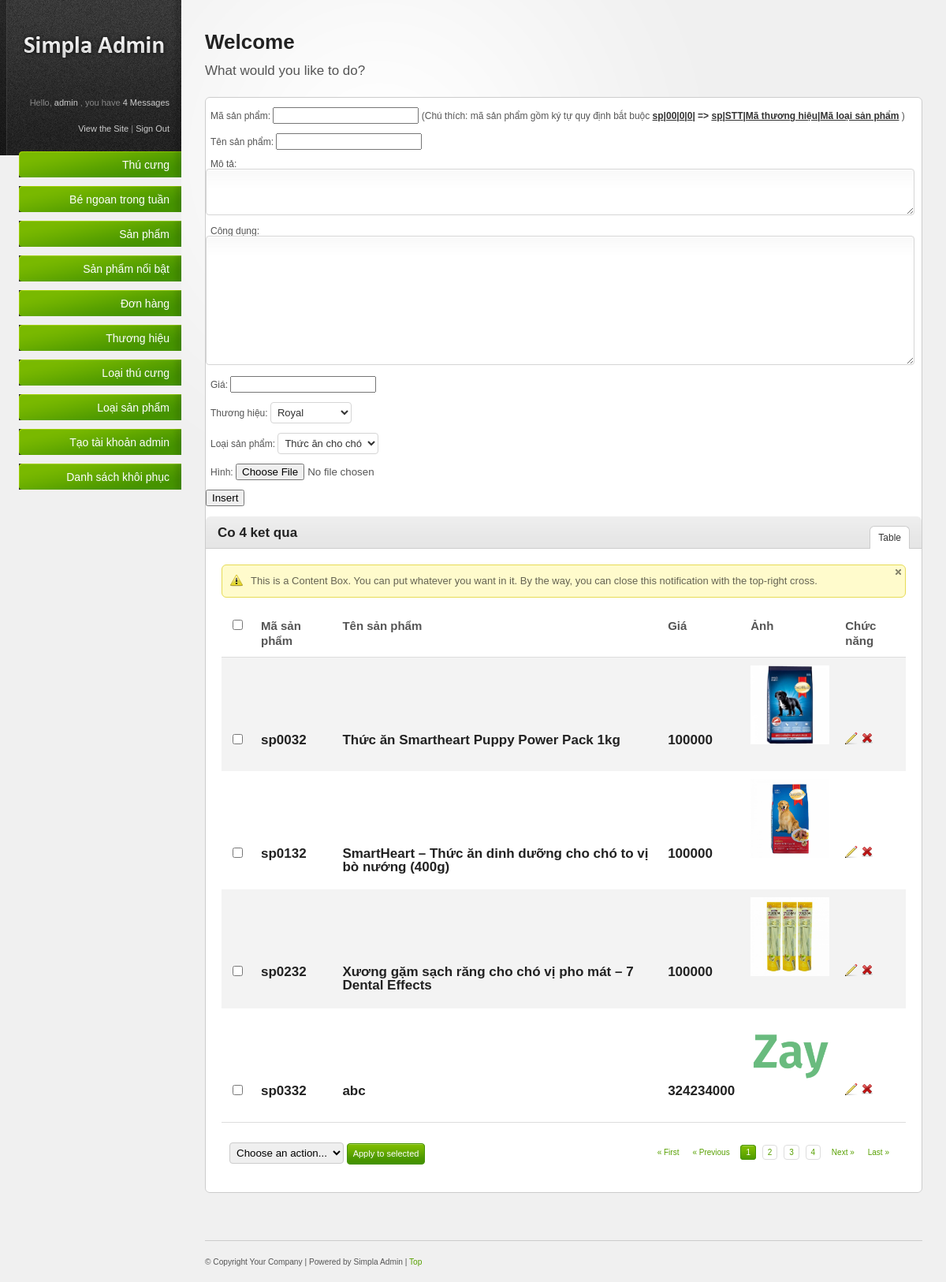
Page /admin/sanpham.php (signed in) on the committed database.
### tables this page shows
CREATE TABLE `sanpham` (
  `masp` char(10) NOT NULL,
  `tensp` varchar(100) NOT NULL,
  `mota` text NOT NULL,
  `congdung` text NOT NULL,
  `gia` float NOT NULL,
  `math` int(11) NOT NULL,
  `loaisp` int(11) NOT NULL,
  `hinh` varchar(50) NOT NULL,
  `xoa` tinyint(1) NOT NULL DEFAULT '0',
  PRIMARY KEY (`masp`),
  KEY `math` (`math`),
  KEY `loaisp` (`loaisp`),
  CONSTRAINT `FK_sanpham_loaisp` FOREIGN KEY (`loaisp`) REFERENCES `loaisp` (`maloai`) ON DELETE NO ACTION ON UPDATE CASCADE,
  CONSTRAINT `FK_sanpham_thuonghieu` FOREIGN KEY (`math`) REFERENCES `thuonghieu` (`math`) ON DELETE NO ACTION ON UPDATE CASCADE
);

### admin/pages/content_box_2.php (the view, shortened to what this page needs)
<?php
$sql='select * from sanpham where xoa=0';
$objStatament = $objPDO->prepare($sql);
$objStatament->execute();
$n = $objStatament->rowCount();
$data = $objStatament->fetchAll(PDO::FETCH_OBJ);
$sql='select * from loaisp where xoa=0';
$objStatement= $objPDO->prepare($sql);
$objStatement->execute();
$dataLoai = $objStatement->fetchAll(PDO::FETCH_OBJ);
$sql='select * from thuonghieu where xoa=0';
$objStatement= $objPDO->prepare($sql);
$objStatement->execute();
$datath = $objStatement->fetchAll(PDO::FETCH_OBJ);
?>
<form width="100%" action="store_2.php" method="post" enctype="multipart/form-data"><br>
    &ensp;Mã sản phẩm: <input type="text" name="masp"> (Chú thích: mã sản phẩm gồm ký tự quy định bắt buộc <strong><u>sp</u>|<u>00</u>|<u>0</u>|<u>0</u>| => <u>sp</u>|<u>STT</u>|<u>Mã thương hiệu</u>|<u>Mã loại sản phẩm</u></strong> ) <br><br>
    &ensp;Tên sản phẩm: <input type="text" name="tensp"> <br><br>
    &ensp;Mô tả: <textarea name="mota" id="" cols="30" rows="3"></textarea> <br><br>
    &ensp;Công dụng: <textarea name="congdung" id="" cols="30" rows="10"></textarea> <br><br>
    &ensp;Giá: <input type="number" name="gia"> <br><br>
    &ensp;Thương hiệu: <select name="math" id="">
    <?php
            foreach($datath as $r)
            {
                ?>
                <option value="<?php echo $r->math ?>"><?php echo $r->tenth ?></option>
                <?php
            }
            ?>
                </select> <br><br>
    &ensp;Loại sản phẩm: <select name="maloai" id="">
    <?php
            foreach($dataLoai as $r)
            {
                ?>
                <option value="<?php echo $r->maloai ?>"><?php echo $r->tenloai ?></option>
                <?php
            }
            ?>
                </select> <br><br>
    &ensp;Hình: <input type="file" name="hinh"> <br><br>
    <input type="submit" onclick="return confirm('Bạn có chắc muốn thêm không?')" name="sm" value="Insert"><br><br>
</form>
<div class="content-box-header">
    <h3>Co <?php echo $n ?> ket qua</h3>
    <ul class="content-box-tabs">
        <li><a href="#tab1" class="default-tab">Table</a></li>
    </ul>
</div>
<div class="content-box-content">
    <div class="tab-content default-tab" id="tab1">
        <div class="notification attention png_bg">
            <a href="#" class="close"><img src="resources/images/icons/cross_grey_small.png" title="Close this notification" alt="close" /></a>
            <div>
                This is a Content Box. You can put whatever you want in it. By the way, you can close this notification with the top-right cross.
            </div>
        </div>
        <table>
            <thead>
                <tr>
                    <th><input class="check-all" type="checkbox" /></th>
                    <th>Mã sản phẩm</th>
                    <th>Tên sản phẩm</th>
                    <th>Giá</th>
                    <th>Ảnh</th>
                    <th>Chức năng</th>
                </tr>
            </thead>
            <tfoot>
                <tr>
                    <td colspan="6">
                        <div class="bulk-actions align-left">
                            <select name="dropdown">
                                <option value="option1">Choose an action...</option>
                            </select>
                            <a class="button" href="#">Apply to selected</a>
                        </div>
                        <div class="pagination">
                            <a href="#" title="First Page">&laquo; First</a><a href="#" title="Previous Page">&laquo; Previous</a>
                            <a href="#" class="number  current" title="1">1</a>
                            <a href="#" class="number" title="2">2</a>
                            <a href="#" class="number" title="3">3</a>
                            <a href="#" class="number" title="4">4</a>
                            <a href="#" title="Next Page">Next &raquo;</a><a href="#" title="Last Page">Last &raquo;</a>
                        </div>
                    </td>
                </tr>
            </tfoot>
            <tbody>
                <?php
                foreach($data as $sp)
                {
                    ?>
                     <tr>
                    <td><input type="checkbox" name="check-box" /></td>
                    <td><h3><?php echo $sp->masp ?><h3></td>
                    <td><h3><?php echo $sp->tensp ?></h3></td>
                    <td><h3><?php echo $sp->gia ?></h3></td>
                    <td><img src='./resources/images/<?php echo $sp->hinh ?>' style="width:100px;height:100px;"> </td>
                    <td>
                            <a href="edit_2.php?masp=<?php echo $sp->masp ?>"
                            onclick="return confirm('Bạn muốn sửa sản phẩm có mã là <?php echo $sp->masp ?> ?')"
                            title="Edit"><img src="resources/images/icons/pencil.png" alt="Edit" /></a>
                            <a href="delete_2.php?masp=<?php echo $sp->masp ?>"
                            onclick="return confirm('Bạn muốn xóa sản phẩm có mã là <?php echo $sp->masp ?> ?')"
                            title="Delete"><img src="resources/images/icons/cross.png" alt="Delete" /></a>
                    </td>
                </tr>
                    <?php
                }
                ?>
            </tbody>
        </table>
    </div>
</div>

### admin/resources/css/style.css (style rules this page uses)
html { font-size: 100%; height: 100%; margin-bottom: 1px; }
body { font-family: Arial, Helvetica, sans-serif; color: #555; background: #f0f0f0 url('../images/bg_login.html') top left repeat-y; font-size: 12px; }
h1, h2, h3, h4, h5, h6 { font-family: Helvetica, Arial, sans-serif; color: #222; font-weight: bold; }
h3 { font-size: 17px; padding: 0 0 10px 0; }
a { color: #57a000; text-decoration: none; }
strong { font-weight: bold; color: #333; }
.align-left { float: left; }
.button { font-family: Verdana, Arial, sans-serif; display: inline-block; background: #459300 url('../images/bg-button-green.gif') top left repeat-x !important; border: 1px solid #459300 !important; padding: 4px 7px 4px 7px !important; color: #fff !important; font-size: 11px !important; cursor: pointer; }
#main-content ul, #main-content ol { padding: 10px 0; }
#main-content ul li { background: url('../images/icons/bullet_black.png') center left no-repeat; padding: 4px 0 4px 20px; }
.content-box-header { background: #e5e5e5 url('../images/bg-content-box.gif') top left repeat-x; margin-top: 1px; height: 40px; }
.content-box-header h3 { padding: 12px 15px 10px; float: left; }
ul.content-box-tabs { float: right; padding: 12px 15px 0 0 !important; margin: 0 !important; }
ul.content-box-tabs li { float: left; margin: 0; padding: 0 !important; background-image: none !important; }
ul.content-box-tabs li a { color: #333; padding: 8px 10px; display: block; margin: 1px; border-bottom: 0; }
ul.content-box-tabs li a.current { background: #fff; border: 1px solid #ccc; border-bottom: 0; margin: 0; }
.content-box-content { padding: 20px; font-size: 13px; border-top: 1px solid #ccc; }
#main-content table { width: 100%; border-collapse: collapse; }
#main-content table thead th { font-weight: bold; font-size: 15px; border-bottom: 1px solid #ddd; }
#main-content tbody { border-bottom: 1px solid #ddd; }
#main-content tbody tr { background: #fff; }
#main-content tbody tr.alt-row { background: #f3f3f3; }
#main-content table td, #main-content table th { padding: 10px; line-height: 1.3em; }
#main-content table tfoot td .bulk-actions { padding: 15px 0 5px 0; }
#main-content table tfoot td .bulk-actions select { padding: 4px; border: 1px solid #ccc; }
#main-content .pagination { text-align: right; padding: 20px 0 5px 0; font-family: Verdana, Arial, Helvetica, sans-serif; font-size: 10px; }
.pagination a { margin: 0 5px 0 0; padding: 3px 6px; }
.pagination a.number { border: 1px solid #ddd; }
.pagination a.current { background: #469400 url('../images/bg-button-green.gif') top left repeat-x !important; border-color: #459300 !important; color: #fff !important; }
form input.text-input, form select, form textarea, form .wysiwyg { padding: 6px; font-size: 13px; background: #fff url('../images/bg-form-field.gif') top left repeat-x; border: 1px solid #d5d5d5; color: #333; }
form textarea { width: 97.5% !important; font-family: Arial, Helvetica, sans-serif; }
form select { padding: 4px; background: #fff; }
.notification { position: relative; margin: 0 0 15px 0; padding: 0; border: 1px solid; background-position: 10px 11px !important; background-repeat: no-repeat !important; font-size: 13px; width: 99.8%; }
.attention { background: #fffbcc url('../images/icons/exclamation.png') 10px 11px no-repeat; border-color: #e6db55; color: #666452; }
.notification div { display:block; font-style:normal; padding: 10px 10px 10px 36px; line-height: 1.5em; }
.notification .close { color:#990000; font-size:9px; position:absolute; right:5px; top:5px; }

### admin/resources/css/invalid.css (style rules this page uses)
.button, #main-content table tfoot td .bulk-actions select, .pagination a.number, form input.text-input, form textarea, form .wysiwyg, form select, .dp-popup { -moz-border-radius: 4px; -webkit-border-radius: 4px; border-radius: 4px; }
.content-box, .content-box-header, ul.content-box-tabs li a.current, .shortcut-button, .notification { -moz-border-radius: 6px; -webkit-border-radius: 6px; border-radius: 6px; }
.content-box-header { -moz-border-radius-bottomleft: 0; -moz-border-radius-bottomright: 0; -webkit-border-bottom-left-radius: 0; -webkit-border-bottom-right-radius: 0; border-bottom-left-radius: 0; border-bottom-right-radius: 0; }
ul.content-box-tabs li a.current { -moz-border-radius-bottomleft: 0; -moz-border-radius-bottomright: 0; -webkit-border-bottom-left-radius: 0; -webkit-border-bottom-right-radius: 0; border-bottom-left-radius: 0; border-bottom-right-radius: 0; }

### rows in the picture
sanpham: masp "sp0032", tensp "Thức ăn Smartheart Puppy Power Pack 1kg", gia "100000", hinh (picture)
sanpham: masp "sp0132", tensp "SmartHeart – Thức ăn dinh dưỡng cho chó to vị bò nướng (400g)", gia "100000", hinh (picture)
sanpham: masp "sp0232", tensp "Xương gặm sạch răng cho chó vị pho mát – 7 Dental Effects", gia "100000", hinh (picture)
sanpham: masp "sp0332", tensp "abc", gia "324234000", hinh (picture)

### other values in the picture
$a->username "admin"
$n "4"
form field math "Royal"
form field maloai "Thức ăn cho chó"
